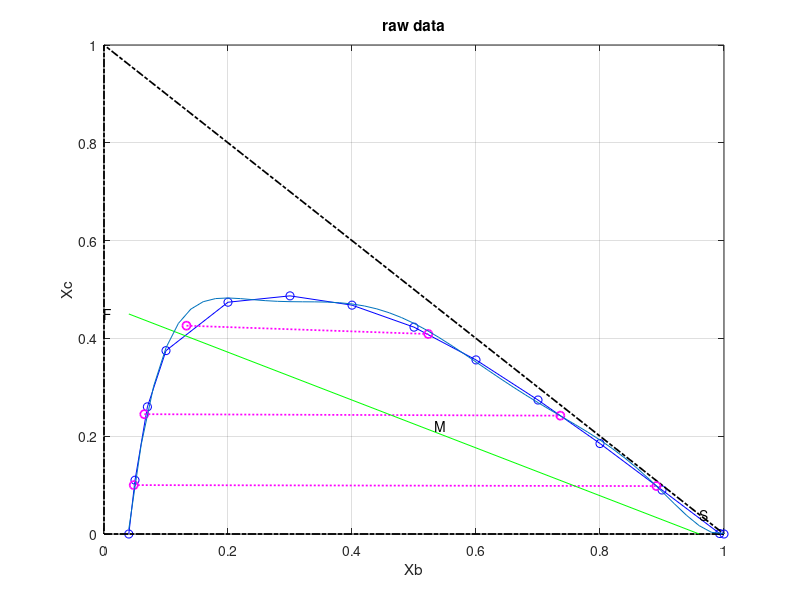

The MATLAB source for this figure: (Note: this script raises an error after producing the figure.)
B = [0.04 0.05 0.07 0.1 0.2 0.3 0.4 0.5 0.6 0.7 0.8 0.9 0.993 1];
C = [0 0.11 0.26 0.375 0.474 0.487 0.468 0.423 0.356 0.274 0.185 0.09 0.001 0];
A = 1 - B - C;

figure(1)
plot(B,C,'bo-');grid on;
hold on;
plot([0 1 0 0],[0 0 1 0], 'k-.', 'linewidth',1.25);
xlabel('Xb');ylabel('Xc');
title('raw data');

tiexc = [0.1 0.245 0.426];
tiexb = [0.048 0.065 0.133];
tieyc = [0.098 0.242 0.409];
tieyb = [0.891 0.736 0.523];

for i = 1:length(tiexc)
plot([tiexb(i) tieyb(i)], [tiexc(i) tieyc(i)],'mo:','linewidth',1.25);
end

tie_slope = zeros(1,length(tiexc));
for i = 1:length(tiexc)
tie_slope(i) = (tieyc(i) - tiexc(i))/(tieyb(i) - tiexb(i));
end

F = [0, 0.45];
S = [0.96, 0.04];
plot(S,F , 'g', 'linewidth', 0.35)
text(0,  0.45,'F');
text(0.96,  0.04,'S');

p1 = polyfit(B,C,7);
X_=0.04:0.02:1;
f1 = polyval(p1,X_);
plot(X_,f1)

S = 2500;
F = 2000;
M = F + S;

xcf = 0.45;

ep=0.01;
for i=0:0.01:0.5 
    if polyval(p1, i)<=.04+ep && polyval(f1, i)>=.04-ep
%         disp(i);
        Rnx=i;
        text(i,0.04 ,'Rn');
        break;
    end
end
Rny = 0.04; 
xbf = 0;
ycs = Rny;
ybs = 1-Rny;
My = (F*xcf + S*ycs)/M; 
Mx = (F*xbf + S*ybs)/M; 
text(Mx, My,'M');
plot([Rnx, Mx], [Rny, My], 'o'); 
hold on;
m = (My-Rny)/(Mx-Rnx);
b = Rny - (m * Rnx);
xx = linspace(Rnx, 1, 500); 
yy = m * xx + b;
plot(xx, yy, 'r');

syms x y;
[ybe1,yce1] = vpasolve([y == poly2sym(p1), y == m * x + b],[x,y],[.5 1;0 0.6]);
text(ybe1,  yce1,'E');

m2 = (yce1 - xcf) / (ybe1 - xbf);
m3 = (ycs - Rny) / (ybs - Rnx);
b2 = xcf - m2 * xbf; 
b3 = Rny - m3 * Rnx;
xx2 = linspace(0, 2, 200); 
yy2 = m2 * xx2 + b2;
xx3 = linspace(0, 2, 200); 
yy3 = m3 * xx3 + b3;

plot(xx2, yy2, 'b');
plot(xx3, yy3, 'b'); 

syms x y;
eq1 = y == m2*x + b2;
eq2 = y == m3*x + b3;
[px, py] = solve([eq1, eq2], [x, y]);
text(px,  py,'P(delta)');


stages=5;
xbr = ones(1,stages);
xcr = ones(1,stages);
ybe = ones(1,stages);
yce = ones(1,stages);
yce(1)=yce1;
ybe(1)=ybe1;
syms x y

for i=1:stages

    if (0 < yce(i)) && (yce(i) <= 0.098)
    slope = 0 + (yce(i) - 0) * 0 / 0.098;
    elseif (0.1 < yce(i)) && (yce(i) <= 0.25)
    slope = tie_slope(1) + (yce(i) - 1) * (tie_slope(2) - tie_slope(1)) / (0.25 - 0.1);
    elseif (0.25 < yce(i)) && (yce(i) <= 0.41)
    slope = tie_slope(2) + (yce(i) - 0.25) * (tie_slope(3) - tie_slope(2)) / (0.41 - 0.25);
    end

    x_vals = linspace(0, ybe(i), 10);
    y_vals = slope * (x_vals - ybe(i) ) + yce(i);

    c = (yce(i) - slope * ybe(i)); 
    plot(x_vals, y_vals, 'r', 'linewidth', .05);
  
    syms x y;
    [xbr(i),xcr(i)] = vpasolve([y == poly2sym(p1), y == slope * x + c],[x,y],[0 .5;0 .7]); 
    text(xbr(i),xcr(i),['R', num2str(i)]);
    
    m4 = (py - xcr(i)) / (px - xbr(i));
    b4 = xcr(i) - m4 * xbr(i);
    xx4 = linspace(0, px, 200); 
    yy4 = m4 * xx4 + b4;
    plot(xx4, yy4, 'b'); 

    [ybe(i+1),yce(i+1)] = vpasolve([y == poly2sym(p1), y == m4 * x + b4],[x,y],[.5 1;0 .7]); 
    text(ybe(i+1),  yce(i+1),['E', num2str(i+1)]);
    
end
